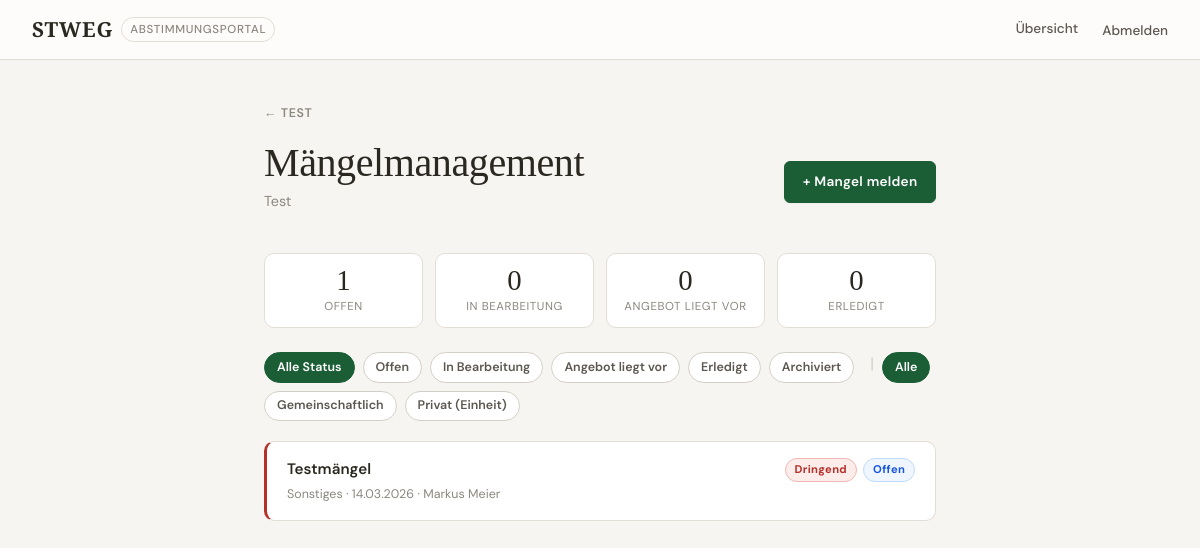
/maintenance/community/1/ (signed in), run on an earlier commit of the app's database.
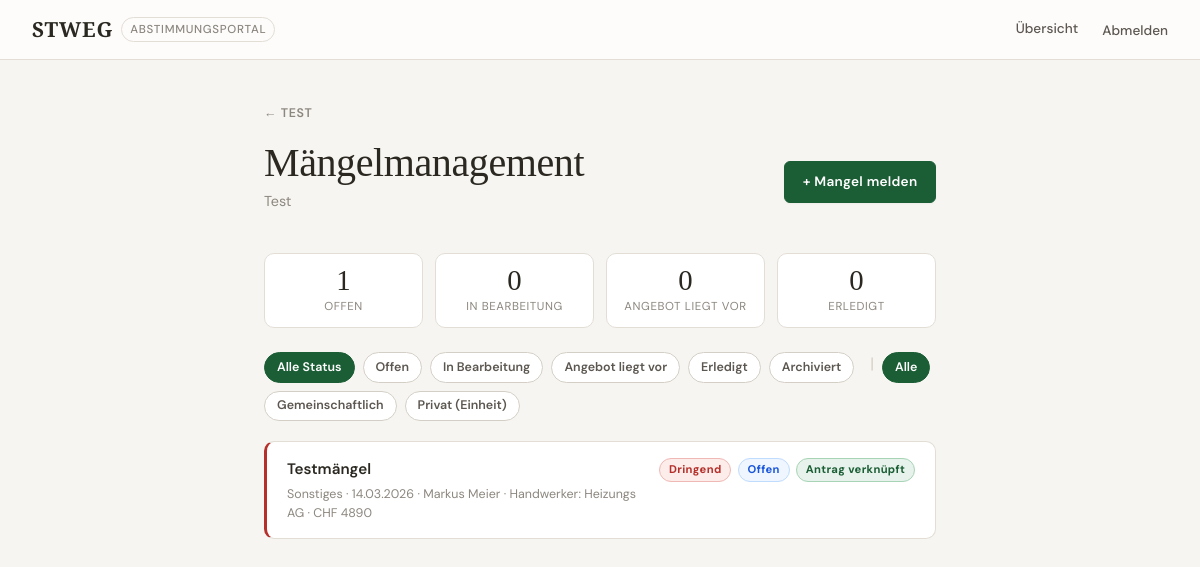
And on a later commit of the database.
### maintenance/models.py (models this page shows, shortened)
class Ticket(models.Model):
    class Priority(models.TextChoices):
        NORMAL = 'normal', 'Normal'
        URGENT = 'urgent', 'Dringend'
    class Status(models.TextChoices):
        OPEN           = 'open',           'Offen'
        IN_PROGRESS    = 'in_progress',    'In Bearbeitung'
        OFFER_RECEIVED = 'offer_received', 'Angebot liegt vor'
        DONE           = 'done',           'Erledigt'
        ARCHIVED       = 'archived',       'Archiviert'
    class Scope(models.TextChoices):
        COMMON  = 'common',  'Gemeinschaftlich'
        PRIVATE = 'private', 'Privat (Einheit)'
    class Area(models.TextChoices):
        ROOF      = 'roof',      'Dach'
        FACADE    = 'facade',    'Fassade'
        HEATING   = 'heating',   'Heizung'
        ELEVATOR  = 'elevator',  'Lift'
        STAIRCASE = 'staircase', 'Treppenhaus'
        GARDEN    = 'garden',    'Aussenanlage / Garten'
        PARKING   = 'parking',   'Parkplatz / Garage'
        WATER     = 'water',     'Wasser / Sanitär'
        ELECTRIC  = 'electric',  'Elektro'
        OTHER     = 'other',     'Sonstiges'
    community = models.ForeignKey(
        Community, on_delete=models.CASCADE, related_name='tickets',
    )
    unit = models.ForeignKey(
        Unit, on_delete=models.SET_NULL, null=True, blank=True,
        related_name='tickets',
        help_text="Nur bei privaten Einheitsmängeln ausfüllen.",
    )
    reported_by = models.ForeignKey(
        User, on_delete=models.SET_NULL, null=True, blank=True,
        related_name='reported_tickets',
    )
    title       = models.CharField(max_length=300, verbose_name='Titel')
    description = models.TextField(verbose_name='Beschreibung')
    area        = models.CharField(
        max_length=20, choices=Area.choices, default=Area.OTHER,
        verbose_name='Bereich',
    )
    scope = models.CharField(
        max_length=10, choices=Scope.choices, default=Scope.COMMON,
        verbose_name='Art',
    )
    priority = models.CharField(
        max_length=10, choices=Priority.choices, default=Priority.NORMAL,
        verbose_name='Dringlichkeit',
    )
    status = models.CharField(
        max_length=20, choices=Status.choices, default=Status.OPEN,
        verbose_name='Status',
    )
    assigned_to    = models.CharField(max_length=200, blank=True, verbose_name='Handwerker')
    assignee_email = models.EmailField(blank=True, verbose_name='E-Mail Handwerker')
    offer_amount   = models.DecimalField(
        max_digits=10, decimal_places=2, null=True, blank=True,
        verbose_name='Offertbetrag (CHF)',
    )
    created_at  = models.DateTimeField(auto_now_add=True)
    updated_at  = models.DateTimeField(auto_now=True)
    resolved_at = models.DateTimeField(null=True, blank=True)
    proposal = models.ForeignKey(
        'voting.Proposal', on_delete=models.SET_NULL, null=True, blank=True,
        related_name='tickets',
        verbose_name='Verknüpfter Antrag',
    )
    class Meta:
        verbose_name        = 'Ticket'
        verbose_name_plural = 'Tickets'
        ordering            = ['-created_at']
    @property
    def status_css(self):
        return {
            'open':           'badge-open',
            'in_progress':    'badge-progress',
            'offer_received': 'badge-offer',
            'done':           'badge-done',
            'archived':       'badge-archived',
        }.get(self.status, '')
    @property
    def priority_is_urgent(self):
        return self.priority == self.Priority.URGENT

### maintenance/views.py (the view)
@login_required
def ticket_list(request, community_id):
    community = get_object_or_404(Community, id=community_id)
    if not community.can_manage(request.user):
        messages.error(request, "Keine Berechtigung.")
        return redirect('voting:dashboard')
    is_admin = community.is_admin(request.user)
    qs = Ticket.objects.filter(community=community).select_related(
        'reported_by', 'unit', 'proposal'
    )
    if not is_admin:
        from django.db.models import Q
        user_unit_ids = community.units.filter(owner=request.user).values_list('id', flat=True)
        qs = qs.filter(
            Q(scope=Ticket.Scope.COMMON) | Q(unit__in=user_unit_ids)
        )
    status_filter = request.GET.get('status', '')
    scope_filter  = request.GET.get('scope', '')
    if status_filter:
        qs = qs.filter(status=status_filter)
    if scope_filter:
        qs = qs.filter(scope=scope_filter)
    all_tickets = Ticket.objects.filter(community=community)
    counts = {
        'open':           all_tickets.filter(status='open').count(),
        'in_progress':    all_tickets.filter(status='in_progress').count(),
        'offer_received': all_tickets.filter(status='offer_received').count(),
        'done':           all_tickets.filter(status='done').count(),
    }
    return render(request, 'maintenance/ticket_list.html', {
        'community':     community,
        'tickets':       qs,
        'is_admin':      is_admin,
        'status_filter': status_filter,
        'scope_filter':  scope_filter,
        'counts':        counts,
        'status_choices': Ticket.Status.choices,
        'scope_choices':  Ticket.Scope.choices,
    })

### voting/models.py (called while the page is built)
    def can_manage(self, user):
        return (
            self.units.filter(owner=user).exists()
            or self.created_by == user
            or user.is_staff
            or self.memberships.filter(user=user).exists()
        )

    def is_admin(self, user):
        return (
            self.created_by == user
            or user.is_staff
            or self.memberships.filter(
                user=user, role=CommunityMembership.Role.MANAGER
            ).exists()
        )

### maintenance/templates/maintenance/ticket_list.html (shortened to what this page needs)
{% extends "voting/base.html" %}
{% load static %}
{% block content %}
<a href="{% url 'voting:proposal_list' community.id %}" class="back-link">{{ community.name }}</a>
<div class="page-header flex-between">
  <div>
    <h1>Mängelmanagement</h1>
    <p>{{ community.name }}</p>
  </div>
  <a href="{% url 'maintenance:ticket_create' community.id %}" class="btn btn-primary">+ Mangel melden</a>
</div>
<div class="count-grid">
  <div class="count-card">
    <div class="count-num">{{ counts.open }}</div>
    <div class="count-lbl">Offen</div>
  </div>
  <div class="count-card">
    <div class="count-num">{{ counts.in_progress }}</div>
    <div class="count-lbl">In Bearbeitung</div>
  </div>
  <div class="count-card">
    <div class="count-num">{{ counts.offer_received }}</div>
    <div class="count-lbl">Angebot liegt vor</div>
  </div>
  <div class="count-card">
    <div class="count-num">{{ counts.done }}</div>
    <div class="count-lbl">Erledigt</div>
  </div>
</div>
<div class="filter-bar">
  <a href="?{% if scope_filter %}scope={{ scope_filter }}{% endif %}" class="filter-btn {% if not status_filter %}active{% endif %}">Alle Status</a>
  {% for val, lbl in status_choices %}
  <a href="?status={{ val }}{% if scope_filter %}&scope={{ scope_filter }}{% endif %}" class="filter-btn {% if status_filter == val %}active{% endif %}">{{ lbl }}</a>
  {% endfor %}
  <span style="margin-left:.5rem;color:var(--border-mid)">|</span>
  <a href="?{% if status_filter %}status={{ status_filter }}{% endif %}" class="filter-btn {% if not scope_filter %}active{% endif %}">Alle</a>
  {% for val, lbl in scope_choices %}
  <a href="?scope={{ val }}{% if status_filter %}&status={{ status_filter }}{% endif %}" class="filter-btn {% if scope_filter == val %}active{% endif %}">{{ lbl }}</a>
  {% endfor %}
</div>
{% if tickets %}
  {% for ticket in tickets %}
  <a href="{% url 'maintenance:ticket_detail' ticket.pk %}" class="ticket-card {% if ticket.priority_is_urgent %}urgent{% endif %}">
    <div class="tc-head">
      <div class="flex-1">
        <div class="tc-title">{{ ticket.title }}</div>
        <div class="tc-meta">
          {{ ticket.get_area_display }}
          · {{ ticket.created_at|date:"d.m.Y" }}
          {% if ticket.reported_by %}· {{ ticket.reported_by.get_full_name|default:ticket.reported_by.username }}{% endif %}
          {% if ticket.assigned_to %} · Handwerker: {{ ticket.assigned_to }}{% endif %}
          {% if ticket.offer_amount %} · CHF {{ ticket.offer_amount|floatformat:"0" }}{% endif %}
        </div>
      </div>
      <div class="tc-badges">
        {% if ticket.priority_is_urgent %}<span class="badge badge-urgent">Dringend</span>{% endif %}
        <span class="badge {{ ticket.status_css }}">{{ ticket.get_status_display }}</span>
        {% if ticket.proposal %}<span class="badge badge-done">Antrag verknüpft</span>{% endif %}
      </div>
    </div>
  </a>
  {% endfor %}
{% else %}
  <div class="card card--padded" style="text-align:center;color:var(--text-muted);padding:3rem;">
    {% if status_filter or scope_filter %}Keine Tickets mit diesem Filter.{% else %}Noch keine Mängel gemeldet.{% endif %}
  </div>
{% endif %}
{% endblock %}

What changed in the data, as far as the page shows it:
changed Ticket "Testmängel": assigned_to (not shown) → "Heizungs AG"; offer_amount (not shown) → "4890"; proposal_id empty → 5 (drawn)
